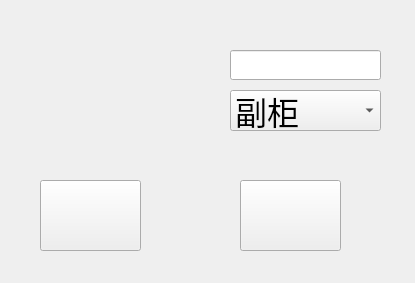
<?xml version="1.0" encoding="UTF-8"?>
<ui version="4.0">
 <class>addCabinetWidget</class>
 <widget class="QWidget" name="addCabinetWidget">
  <property name="geometry">
   <rect>
    <x>0</x>
    <y>0</y>
    <width>415</width>
    <height>283</height>
   </rect>
  </property>
  <property name="windowTitle">
   <string>Form</string>
  </property>
  <widget class="QPushButton" name="okBtn">
   <property name="geometry">
    <rect>
     <x>40</x>
     <y>180</y>
     <width>101</width>
     <height>71</height>
    </rect>
   </property>
   <property name="text">
    <string/>
   </property>
  </widget>
  <widget class="QPushButton" name="cancelBtn">
   <property name="geometry">
    <rect>
     <x>240</x>
     <y>180</y>
     <width>101</width>
     <height>71</height>
    </rect>
   </property>
   <property name="text">
    <string/>
   </property>
  </widget>
  <widget class="QLabel" name="label">
   <property name="geometry">
    <rect>
     <x>40</x>
     <y>40</y>
     <width>101</width>
     <height>31</height>
    </rect>
   </property>
   <property name="text">
    <string/>
   </property>
  </widget>
  <widget class="QLabel" name="label_2">
   <property name="geometry">
    <rect>
     <x>30</x>
     <y>100</y>
     <width>121</width>
     <height>31</height>
    </rect>
   </property>
   <property name="text">
    <string/>
   </property>
  </widget>
  <widget class="QComboBox" name="comboBox">
   <property name="geometry">
    <rect>
     <x>230</x>
     <y>90</y>
     <width>151</width>
     <height>41</height>
    </rect>
   </property>
   <property name="font">
    <font>
     <pointsize>24</pointsize>
    </font>
   </property>
   <item>
    <property name="text">
     <string>副柜</string>
    </property>
   </item>
   <item>
    <property name="text">
     <string>主柜</string>
    </property>
   </item>
  </widget>
  <widget class="CKeyBoardLineEdit" name="lineEdit">
   <property name="geometry">
    <rect>
     <x>230</x>
     <y>50</y>
     <width>151</width>
     <height>30</height>
    </rect>
   </property>
   <property name="minimumSize">
    <size>
     <width>151</width>
     <height>20</height>
    </size>
   </property>
   <property name="maximumSize">
    <size>
     <width>16777215</width>
     <height>40</height>
    </size>
   </property>
  </widget>
 </widget>
 <customwidgets>
  <customwidget>
   <class>CKeyBoardLineEdit</class>
   <extends>QLineEdit</extends>
   <header location="global">mylineedit.h</header>
  </customwidget>
 </customwidgets>
 <resources/>
 <connections/>
</ui>
